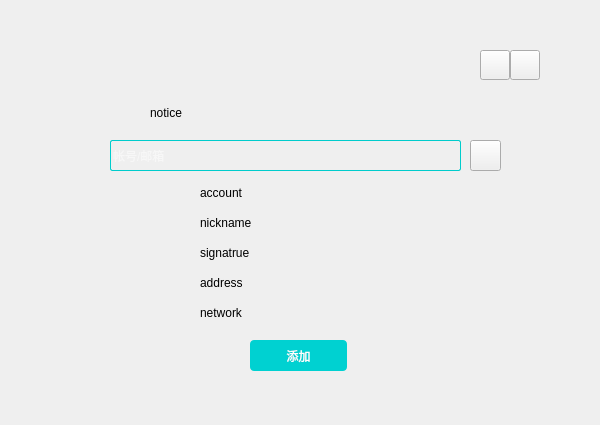
<?xml version="1.0" encoding="UTF-8"?>
<ui version="4.0">
 <class>AddUserPage</class>
 <widget class="QWidget" name="AddUserPage">
  <property name="geometry">
   <rect>
    <x>0</x>
    <y>0</y>
    <width>600</width>
    <height>425</height>
   </rect>
  </property>
  <property name="windowTitle">
   <string>Form</string>
  </property>
  <widget class="QLabel" name="label_frame">
   <property name="geometry">
    <rect>
     <x>0</x>
     <y>0</y>
     <width>600</width>
     <height>425</height>
    </rect>
   </property>
   <property name="styleSheet">
    <string notr="true">
	border-image  : url(':/ui/themes/default/dialog_page.png');</string>
   </property>
   <property name="text">
    <string/>
   </property>
  </widget>
  <widget class="QToolButton" name="toolButton_min">
   <property name="geometry">
    <rect>
     <x>480</x>
     <y>50</y>
     <width>30</width>
     <height>30</height>
    </rect>
   </property>
   <property name="styleSheet">
    <string notr="true">QToolButton{
	border-image: url(':/ui/btn_min.png')
}
QToolButton:hover{
   border:2px solid;
}</string>
   </property>
   <property name="text">
    <string/>
   </property>
  </widget>
  <widget class="QToolButton" name="toolButton_close">
   <property name="geometry">
    <rect>
     <x>510</x>
     <y>50</y>
     <width>30</width>
     <height>30</height>
    </rect>
   </property>
   <property name="styleSheet">
    <string notr="true">QToolButton{
	border-image: url(':/ui/btn_close.png')
}
QToolButton:hover{
   border:2px solid;
}</string>
   </property>
   <property name="text">
    <string/>
   </property>
  </widget>
  <widget class="QLineEdit" name="lineEdit_input">
   <property name="geometry">
    <rect>
     <x>110</x>
     <y>140</y>
     <width>351</width>
     <height>31</height>
    </rect>
   </property>
   <property name="styleSheet">
    <string notr="true">QLineEdit{
 	border:1px solid rgb(0, 204, 204);
	background: transparent;
  	border-radius:2px;
	color: rgb(255, 255, 255);
	font: 12pt &quot;Noto Sans&quot;;
}
QLineEdit:focus{
	border:1px solid rgb(78, 125, 255);
	border-radius:2px;
}</string>
   </property>
   <property name="placeholderText">
    <string>帐号/邮箱</string>
   </property>
  </widget>
  <widget class="QPushButton" name="pushButton_search">
   <property name="geometry">
    <rect>
     <x>470</x>
     <y>140</y>
     <width>31</width>
     <height>31</height>
    </rect>
   </property>
   <property name="styleSheet">
    <string notr="true">QPushButton{
	border-image: url(':/ui/search.png')
}
QPushButton:hover{
   border:2px solid;
}</string>
   </property>
   <property name="text">
    <string/>
   </property>
  </widget>
  <widget class="QLabel" name="label_headImage">
   <property name="geometry">
    <rect>
     <x>110</x>
     <y>180</y>
     <width>70</width>
     <height>70</height>
    </rect>
   </property>
   <property name="text">
    <string/>
   </property>
  </widget>
  <widget class="QPushButton" name="pushButton_add">
   <property name="geometry">
    <rect>
     <x>250</x>
     <y>340</y>
     <width>97</width>
     <height>31</height>
    </rect>
   </property>
   <property name="styleSheet">
    <string notr="true">QPushButton{
background-color:rgb(0, 209, 209);
color:white;
border-radius:4px;
}
QPushButton:hover{
  background-color: rgb(0, 255, 204);
}</string>
   </property>
   <property name="text">
    <string>添加</string>
   </property>
  </widget>
  <widget class="QLabel" name="label_account">
   <property name="geometry">
    <rect>
     <x>200</x>
     <y>180</y>
     <width>300</width>
     <height>25</height>
    </rect>
   </property>
   <property name="text">
    <string>account</string>
   </property>
  </widget>
  <widget class="QLabel" name="label_nickname">
   <property name="geometry">
    <rect>
     <x>200</x>
     <y>210</y>
     <width>300</width>
     <height>25</height>
    </rect>
   </property>
   <property name="text">
    <string>nickname</string>
   </property>
  </widget>
  <widget class="QLabel" name="label_signature">
   <property name="geometry">
    <rect>
     <x>200</x>
     <y>240</y>
     <width>300</width>
     <height>25</height>
    </rect>
   </property>
   <property name="text">
    <string>signatrue</string>
   </property>
  </widget>
  <widget class="QLabel" name="label_network">
   <property name="geometry">
    <rect>
     <x>200</x>
     <y>300</y>
     <width>300</width>
     <height>25</height>
    </rect>
   </property>
   <property name="text">
    <string>network</string>
   </property>
  </widget>
  <widget class="QLabel" name="label_address">
   <property name="geometry">
    <rect>
     <x>200</x>
     <y>270</y>
     <width>300</width>
     <height>25</height>
    </rect>
   </property>
   <property name="text">
    <string>address</string>
   </property>
  </widget>
  <widget class="QLabel" name="label_notice">
   <property name="geometry">
    <rect>
     <x>150</x>
     <y>100</y>
     <width>300</width>
     <height>25</height>
    </rect>
   </property>
   <property name="text">
    <string>notice</string>
   </property>
  </widget>
 </widget>
 <resources/>
 <connections/>
</ui>
